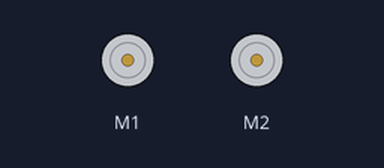
This sketch was run on a simulated Arduino Uno, built with avr-gcc and run on an emulated ATmega328P. On the bench: 2 × DC motor (green arrow = forward, orange = backward, longer = faster). At 22.0 s the program stops and its outputs stay as they are.

Above: at 0.1 s.
At 5.1 s:
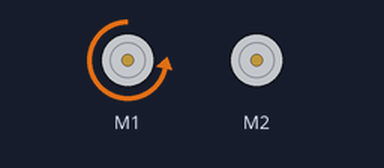
At 8.1 s:
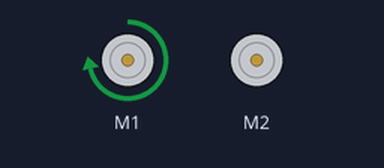
At 18.1 s:
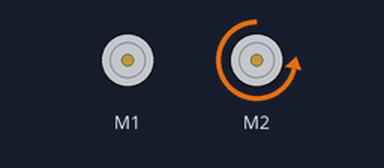
Timing chart, 0 to 21.5 s (numbered marks = the images above):
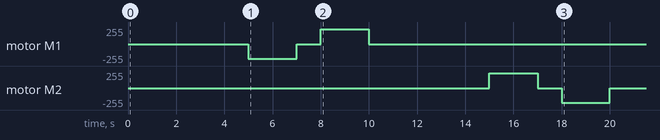

The sketch:

hw130_single_wheel_sequence.ino
```cpp
#include <AFMotor.h>

AF_DCMotor leftMotor(1);   // M1
AF_DCMotor rightMotor(2);  // M2

const uint8_t TEST_SPEED = 220;
const uint8_t WHEEL_FORWARD = BACKWARD;
const uint8_t WHEEL_BACKWARD = FORWARD;

void stopAll() {
  leftMotor.run(RELEASE);
  rightMotor.run(RELEASE);
}

void setup() {
  leftMotor.setSpeed(TEST_SPEED);
  rightMotor.setSpeed(TEST_SPEED);

  stopAll();

  // Safety pause after reset before any motor moves.
  delay(5000);

  // Left wheel: forward 2s, then backward 2s.
  leftMotor.run(WHEEL_FORWARD);
  delay(2000);
  leftMotor.run(RELEASE);
  delay(1000);

  leftMotor.run(WHEEL_BACKWARD);
  delay(2000);
  leftMotor.run(RELEASE);

  // Wait 5s before testing the right wheel.
  delay(5000);

  // Right wheel: forward 2s, then backward 2s.
  rightMotor.run(WHEEL_BACKWARD);
  delay(2000);
  rightMotor.run(RELEASE);
  delay(1000);

  rightMotor.run(WHEEL_FORWARD);
  delay(2000);
  rightMotor.run(RELEASE);

  // Stay stopped.
  while (true) {
    stopAll();
    delay(1000);
  }
}

void loop() {
}
```

Measured:
- by itself, motor M1: stopped → backward 220/255 at 5.0 s, → stopped 2.0 s later, → forward 220/255 1.0 s later, → stopped 2.0 s later
- by itself, motor M2: stopped → forward 220/255 at 15.0 s, → stopped 2.0 s later, → backward 220/255 1.0 s later, → stopped 2.0 s later
